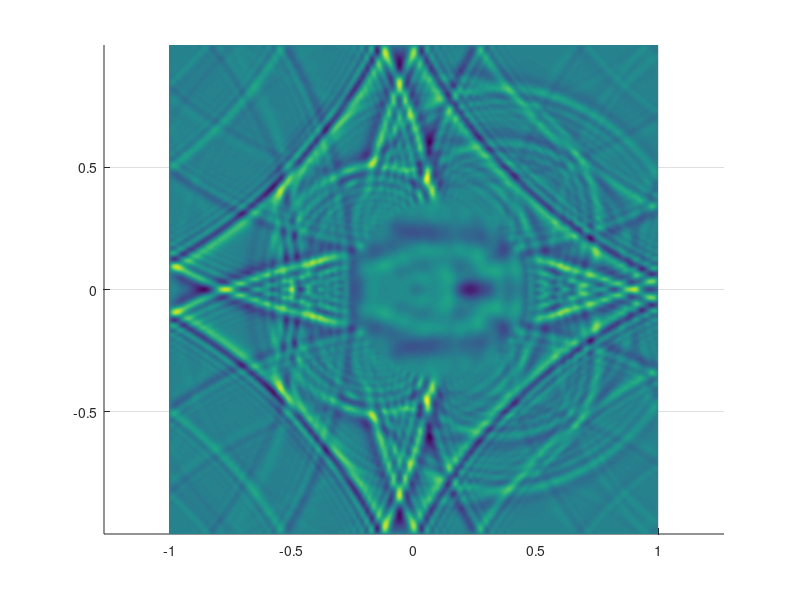

This figure's MATLAB source:
% grid resolution
N = 500;
[x y] = meshgrid(linspace(-1,1,N));
h = 2/N; % grid spacing

e = ones(N,1);
Ax = diag(2*e) - diag(e(2:end),1) - diag(e(2:end),-1);
Ax = sparse(Ax);

Ay = Ax;

p = exp(-25^2*(x.^2+y.^2));

% previous p
pp = p;

c2 = 1 + 5*((x-.1).^2+y.^2 < .125);
% c2 = 1;

dt = .75*h;
dt = dt/max(c2(:));

time = 0;
FinalTime = 2;
Nsteps = ceil(FinalTime/dt);
dt = FinalTime/Nsteps;
for i = 1:Nsteps
    
    ptmp = 2*p-pp - c2.*((dt/h)^2*(Ax*p + p*Ay));
    pp = p;
    p = ptmp;
    
    % plot every 10th timestep
    if mod(i,10)==0
        clf
        surf(x,y,p);
        shading interp
        view(2)
        axis equal;   
        axis tight        
        drawnow
    end
end
